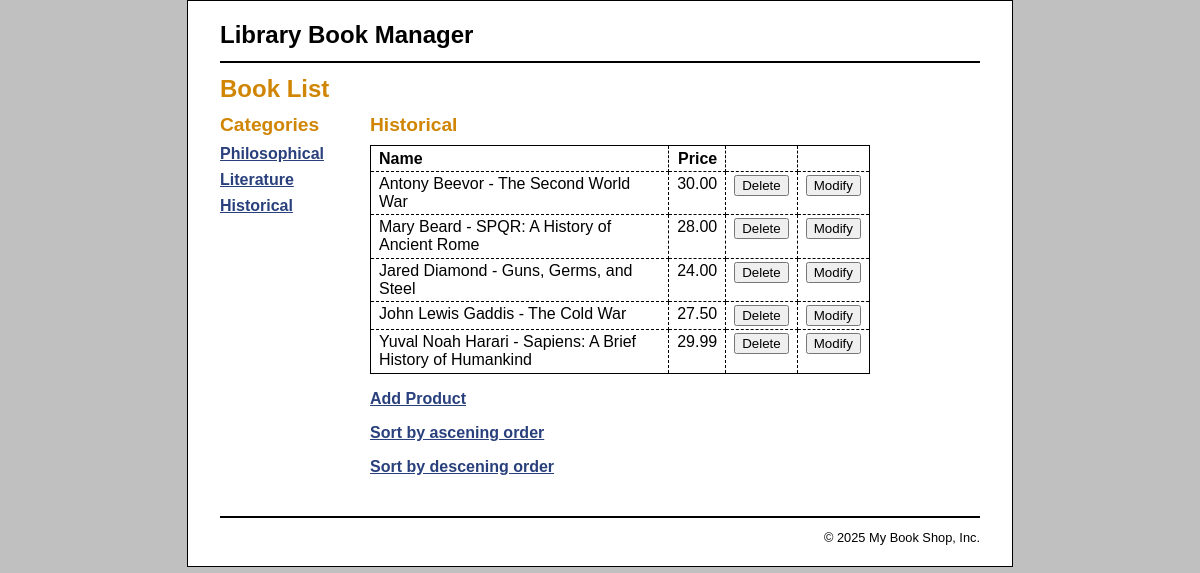
/?category_id=3, run on the app's committed database.
### tables this page shows
CREATE TABLE categories (
    categoryID    INT AUTO_INCREMENT PRIMARY KEY,
    categoryName  VARCHAR(255) NOT NULL
);

CREATE TABLE products (
    productID     INT AUTO_INCREMENT PRIMARY KEY,
    categoryID    INT NOT NULL,
    productCode   VARCHAR(10) NOT NULL,
    productName   VARCHAR(255) NOT NULL,
    listPrice     DECIMAL(10,2) NOT NULL,
    FOREIGN KEY (categoryID) REFERENCES categories(categoryID)
        ON UPDATE CASCADE
        ON DELETE CASCADE
);

### index.php (the view, shortened to what this page needs)
<?php
require_once('database.php');
if (!isset($category_id)) {
    $category_id = filter_input(INPUT_GET, 'category_id',
            FILTER_VALIDATE_INT);
}
$queryCategory = 'SELECT * FROM categories
                  WHERE categoryID = :category_id';
$statement1 = $db->prepare($queryCategory);
$statement1->bindValue(':category_id', $category_id);
$statement1->execute();
$category = $statement1->fetch();
$category_name = $category['categoryName'];
$query = 'SELECT * FROM categories
                       ORDER BY categoryID';
$statement = $db->prepare($query);
$statement->execute();
$categories = $statement->fetchAll();
$queryProducts = 'SELECT * FROM products
                  WHERE categoryID = :category_id
                  ORDER BY productID';
$statement3 = $db->prepare($queryProducts);
$statement3->bindValue(':category_id', $category_id);
$statement3->execute();
$products = $statement3->fetchAll();
?>
<!DOCTYPE html>
<html>
<head>
    <link rel="stylesheet" type="text/css" href="main.css" />
</head>
<body>
<header><h1>Library Book Manager</h1></header>
<main>
    <h1>Book List</h1>
    <aside>
        <h2>Categories</h2>
        <nav>
        <ul>
            <?php foreach ($categories as $category) : ?>
            <li><a href=".?category_id=<?php echo $category['categoryID']; ?>">
                    <?php echo $category['categoryName']; ?>
                </a>
            </li>
            <?php endforeach; ?>
        </ul>
        </nav>
    </aside>
    <section>
        <h2><?php echo $category_name; ?></h2>
        <table>
            <tr>
                <th>Name</th>
                <th class="right">Price</th>
                <th>&nbsp;</th>
                <th>&nbsp;</th>
            </tr>
            <?php foreach ($products as $product) : ?>
            <tr>
                <td><?php echo $product['productName']; ?></td>
                <td class="right"><?php echo $product['listPrice']; ?></td>
                <td><form action="delete_product.php" method="post">
                    <input type="submit" value="Delete">
                </form></td>
                <td><form action="modify.php" method="post">
                    <input type="submit" value="Modify">
                </form></td>
            </tr>
            <?php endforeach; ?>
        </table>
        <p><a href="add_product_form.php">Add Product</a></p>
        <p><a href="sort_asc.php">Sort by ascening order</a></p>
        <p><a href="sort_desc.php">Sort by descening order</a></p>
    </section>
</main>
<footer>
    <p>&copy; <?php echo date("Y"); ?> My Book Shop, Inc.</p>
</footer>
</body>
</html>

### main.css (style rules this page uses)
html { background-color: rgb(192, 192, 192); }
body { margin-top: 0; font-family: Arial, Helvetica, sans-serif; width: 760px; margin: 0 auto; background-color: white; border: 1px solid black; padding: .5em 2em; }
header { margin: 0; border-bottom: 2px solid black; }
header h1 { margin: 0; padding: .5em 0; color: black; }
main { margin: 0; }
aside { float: left; width: 150px; }
nav ul { list-style-type: none; margin-left: 0; padding-left: 0; }
nav ul li { padding-bottom: 0.5em; }
section { float: left; width: 500px; padding-bottom: 1.5em; }
footer { clear: both; margin-top: 1em; border-top: 2px solid black; }
footer p { text-align: right; font-size: 80%; margin: 1em 0; }
h1 { font-size: 150%; margin: 0; padding: .5em 0 .25em; }
h2 { font-size: 120%; margin: 0; padding: .25em 0 .5em; }
h1, h2 { color: rgb(208, 133, 4); }
ul { margin: 0 0 1em 0; padding: 0 0 0 2.5em; }
li { margin: 0; padding: 0; }
a { color: rgb(41, 64, 124); font-weight: bold; }
table { border: 1px solid black; border-collapse: collapse; }
td, th { border: 1px dashed black; padding: .2em .5em .2em .5em; vertical-align: top; text-align: left; }
form { margin: 0; }
.right { text-align: right; }

### data on the page
categories: categoryName "Philosophical"
categories: categoryName "Literature"
categories: categoryName "Historical"
products: productName "Antony Beevor - The Second World War", listPrice "30.00"
products: productName "Mary Beard - SPQR: A History of Ancient Rome", listPrice "28.00"
products: productName "Jared Diamond - Guns, Germs, and Steel", listPrice "24.00"
products: productName "John Lewis Gaddis - The Cold War", listPrice "27.50"
products: productName "Yuval Noah Harari - Sapiens: A Brief History of Humankind", listPrice "29.99"
